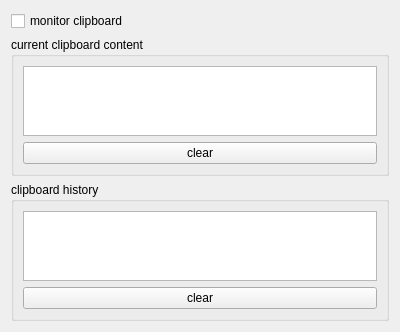
<?xml version="1.0" encoding="UTF-8"?>
<ui version="4.0">
 <class>ClipboardManager</class>
 <widget class="QWidget" name="ClipboardManager">
  <property name="geometry">
   <rect>
    <x>0</x>
    <y>0</y>
    <width>400</width>
    <height>300</height>
   </rect>
  </property>
  <property name="windowTitle">
   <string>Form</string>
  </property>
  <layout class="QGridLayout" name="gridLayout">
   <item row="1" column="0">
    <widget class="QGroupBox" name="groupBox">
     <property name="title">
      <string>current clipboard content</string>
     </property>
     <layout class="QGridLayout" name="gridLayout_2">
      <item row="0" column="0">
       <widget class="QPlainTextEdit" name="plainTextEditCurrentClipboard">
        <property name="readOnly">
         <bool>true</bool>
        </property>
       </widget>
      </item>
      <item row="1" column="0">
       <widget class="QPushButton" name="pushButtonClearClipboard">
        <property name="text">
         <string>clear</string>
        </property>
       </widget>
      </item>
     </layout>
    </widget>
   </item>
   <item row="2" column="0">
    <widget class="QGroupBox" name="groupBox_2">
     <property name="title">
      <string>clipboard history</string>
     </property>
     <layout class="QVBoxLayout" name="verticalLayout">
      <item>
       <widget class="QListView" name="listViewClipbaordHistory"/>
      </item>
      <item>
       <widget class="QPushButton" name="pushButtonClearHistory">
        <property name="text">
         <string>clear</string>
        </property>
       </widget>
      </item>
     </layout>
    </widget>
   </item>
   <item row="0" column="0">
    <widget class="QCheckBox" name="checkBox">
     <property name="text">
      <string>monitor clipboard</string>
     </property>
    </widget>
   </item>
  </layout>
 </widget>
 <resources/>
 <connections/>
</ui>
